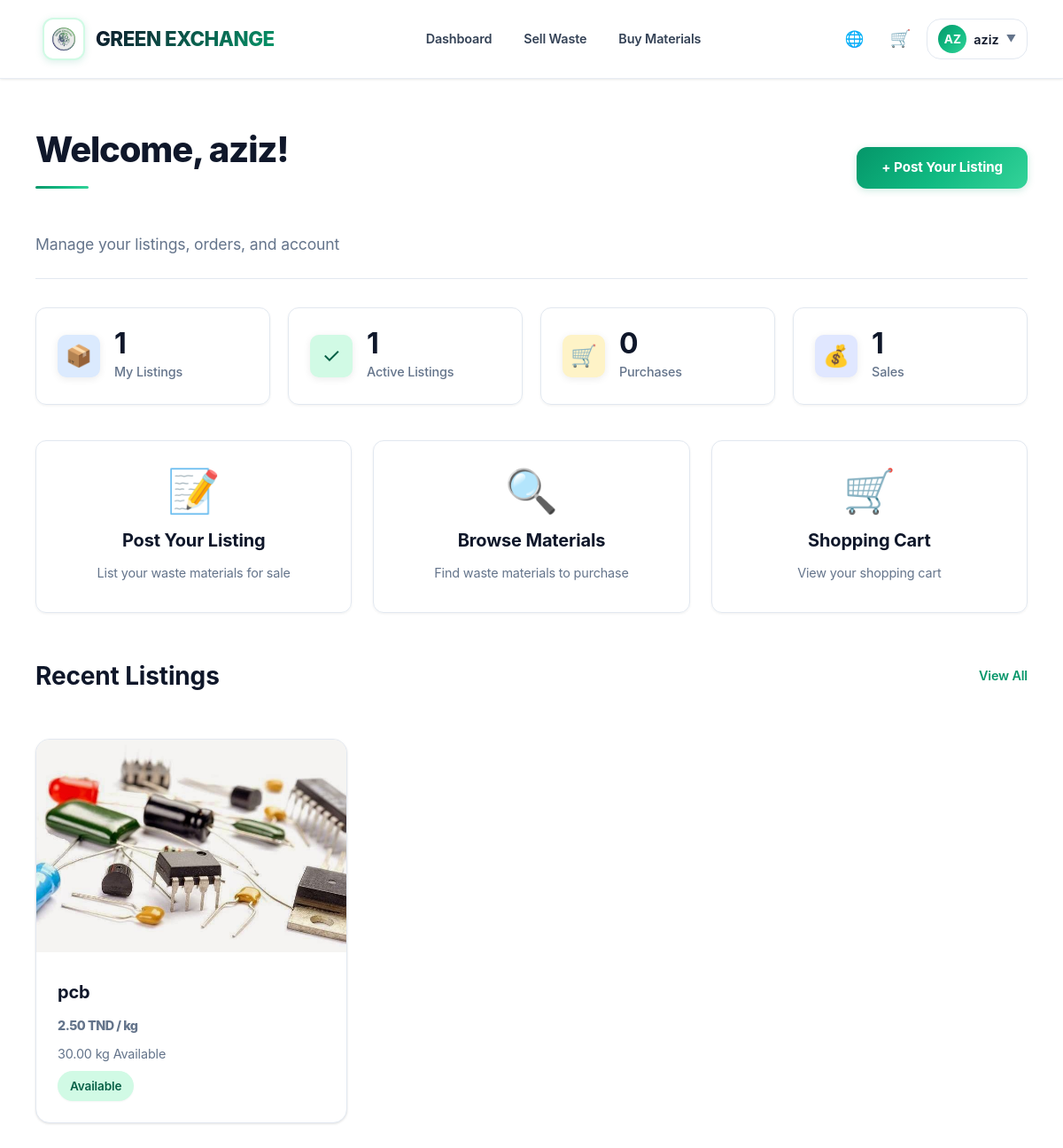
The app's page /pages/dashboard.php (signed in) with its own data.
### tables this page shows
CREATE TABLE users (
    id INTEGER PRIMARY KEY AUTOINCREMENT,
    username VARCHAR(50) UNIQUE NOT NULL,
    email VARCHAR(100) UNIQUE NOT NULL,
    password VARCHAR(255) NOT NULL,
    phone VARCHAR(20),
    address TEXT,
    city VARCHAR(100),
    role VARCHAR(10) DEFAULT 'user' CHECK(role IN ('user', 'admin')),
    verified BOOLEAN DEFAULT 0,
    account_fee_paid BOOLEAN DEFAULT 0,
    created_at DATETIME DEFAULT CURRENT_TIMESTAMP
);

CREATE TABLE posts (
    id INTEGER PRIMARY KEY AUTOINCREMENT,
    user_id INTEGER NOT NULL,
    title VARCHAR(200) NOT NULL,
    description TEXT,
    category VARCHAR(50) NOT NULL,
    waste_type VARCHAR(100) NOT NULL,
    location VARCHAR(200) NOT NULL,
    address TEXT,
    quantity DECIMAL(10, 2) NOT NULL,
    unit VARCHAR(10) NOT NULL CHECK(unit IN ('kg', 'tonnes')),
    price_per_kg DECIMAL(10, 2) NOT NULL,
    transport_by VARCHAR(10) NOT NULL CHECK(transport_by IN ('buyer', 'seller')),
    status VARCHAR(20) DEFAULT 'available' CHECK(status IN ('available', 'pending', 'sold', 'cancelled')),
    created_at DATETIME DEFAULT CURRENT_TIMESTAMP,
    updated_at DATETIME DEFAULT CURRENT_TIMESTAMP,
    FOREIGN KEY (user_id) REFERENCES users(id) ON DELETE CASCADE
);

### config/languages.php (called while the page is built, shortened)
<?php
function getCurrentLanguage() {
    return DEFAULT_LANGUAGE;
}
function loadTranslations($lang) {
    $translations = [];
    $lang_file = __DIR__ . "/../lang/{$lang}.php";
    if (file_exists($lang_file)) {
        if (isset($translations) && is_array($translations) && count($translations) > 0) {
            return $translations;
        }
    }
    return [];
}
function t($key, $params = []) {
    static $translations = null;
    static $current_lang = null;
    $lang = getCurrentLanguage();
    if ($translations === null || $current_lang !== $lang || empty($translations)) {
        $current_lang = $lang;
        $translations = loadTranslations($current_lang);
    }
    $translation = isset($translations[$key]) ? $translations[$key] : $key;
    return $translation;
}

### includes/functions.php (called while the page is built, shortened)
<?php
function isLoggedIn() {
    return isset($_SESSION['user_id']);
}
function getCurrentUser() {
    $pdo = getDB();
    $stmt = $pdo->prepare("SELECT * FROM users WHERE id = ?");
    $stmt->execute([$_SESSION['user_id']]);
    return $stmt->fetch();
}
function isAdmin() {
    $user = getCurrentUser();
    return $user && $user['role'] === 'admin';
}
function escape($string) {
    return htmlspecialchars($string, ENT_QUOTES, 'UTF-8');
}
function formatPrice($price) {
    return number_format((float)$price, 2, '.', ' ') . ' TND';
}

### pages/dashboard.php (the view, shortened to what this page needs)
<?php
require_once __DIR__ . '/../includes/functions.php';
$user = getCurrentUser();
require_once __DIR__ . '/../includes/header.php';
$pdo = getDB();
$total_posts = $pdo->prepare("SELECT COUNT(*) FROM posts WHERE user_id = ?");
$total_posts->execute([$user['id']]);
$total_posts = $total_posts->fetchColumn();
$active_posts = $pdo->prepare("SELECT COUNT(*) FROM posts WHERE user_id = ? AND status = 'available'");
$active_posts->execute([$user['id']]);
$active_posts = $active_posts->fetchColumn();
$total_orders = $pdo->prepare("SELECT COUNT(*) FROM orders WHERE buyer_id = ?");
$total_orders->execute([$user['id']]);
$total_orders = $total_orders->fetchColumn();
$total_sales = $pdo->prepare("SELECT COUNT(*) FROM orders WHERE seller_id = ?");
$total_sales->execute([$user['id']]);
$total_sales = $total_sales->fetchColumn();
$stmt = $pdo->prepare("
    SELECT p.*,
           (SELECT image_path FROM post_images WHERE post_id = p.id AND is_primary = 1 LIMIT 1) as primary_image
    FROM posts p
    WHERE p.user_id = ?
    ORDER BY p.created_at DESC
    LIMIT 4
");
$stmt->execute([$user['id']]);
$recent_posts = $stmt->fetchAll();
?>
<div class="container">
    <div class="dashboard-header">
        <div>
            <h1 class="page-title"><?php echo t('welcome'); ?>, <?php echo escape($user['username']); ?>!</h1>
            <p class="dashboard-subtitle"><?php echo t('manage_account'); ?></p>
        </div>
        <div class="quick-actions-header">
            <a href="/pages/post.php" class="btn btn-primary">+ <?php echo t('post_listing'); ?></a>
        </div>
    </div>
    <div class="dashboard-stats">
        <div class="stat-card">
            <div class="stat-icon" style="background: #dbeafe; color: #1e40af;">📦</div>
            <div class="stat-content">
                <h3><?php echo $total_posts; ?></h3>
                <p><?php echo t('my_listings'); ?></p>
            </div>
        </div>
        <div class="stat-card">
            <div class="stat-icon" style="background: #d1fae5; color: #065f46;">✓</div>
            <div class="stat-content">
                <h3><?php echo $active_posts; ?></h3>
                <p><?php echo t('active_listings'); ?></p>
            </div>
        </div>
        <div class="stat-card">
            <div class="stat-icon" style="background: #fef3c7; color: #92400e;">🛒</div>
            <div class="stat-content">
                <h3><?php echo $total_orders; ?></h3>
                <p><?php echo t('purchases'); ?></p>
            </div>
        </div>
        <div class="stat-card">
            <div class="stat-icon" style="background: #e0e7ff; color: #3730a3;">💰</div>
            <div class="stat-content">
                <h3><?php echo $total_sales; ?></h3>
                <p><?php echo t('sales'); ?></p>
            </div>
        </div>
    </div>
    <div class="dashboard-actions">
        <a href="/pages/post.php" class="action-card">
            <div class="action-icon">📝</div>
            <h3><?php echo t('post_listing'); ?></h3>
            <p><?php echo t('list_for_sale'); ?></p>
        </a>
        <a href="/pages/browse.php" class="action-card">
            <div class="action-icon">🔍</div>
            <h3><?php echo t('browse_materials'); ?></h3>
            <p><?php echo t('find_materials'); ?></p>
        </a>
        <a href="/pages/cart.php" class="action-card">
            <div class="action-icon">🛒</div>
            <h3><?php echo t('shopping_cart'); ?></h3>
            <p><?php echo t('view_cart'); ?></p>
        </a>
    </div>
    <?php if (!empty($recent_posts)): ?>
    <div class="dashboard-section">
        <div class="section-header-flex">
            <h2><?php echo t('recent_listings'); ?></h2>
            <a href="/pages/my-listings.php"><?php echo t('view'); ?> <?php echo t('all'); ?></a>
        </div>
        <div class="listings-grid">
            <?php foreach ($recent_posts as $post): ?>
                <div class="listing-card">
                    <?php if ($post['primary_image']): ?>
                        <img src="<?php echo escape($post['primary_image']); ?>" alt="<?php echo escape($post['title']); ?>">
                    <?php else: ?>
                        <div class="no-image">No Image</div>
                    <?php endif; ?>
                    <div class="listing-info">
                        <h3><a href="/pages/listing.php?id=<?php echo $post['id']; ?>"><?php echo escape($post['title']); ?></a></h3>
                        <p class="price"><?php echo formatPrice($post['price_per_kg']); ?> / kg</p>
                        <p class="quantity"><?php echo $post['formatted_remaining']; ?> <?php echo t('available'); ?></p>
                        <span class="status-badge status-<?php echo $post['status']; ?>">
                            <?php echo t($post['status']); ?>
                        </span>
                    </div>
                </div>
            <?php endforeach; ?>
        </div>
    </div>
    <?php endif; ?>
</div>
<?php require_once __DIR__ . '/../includes/footer.php'; ?>

### includes/header.php (shortened to what this page needs)
<?php
$current_user = getCurrentUser();
?>
<!DOCTYPE html>
<html lang="<?php echo getCurrentLanguage(); ?>" dir="<?php echo getCurrentLanguage() === 'ar' ? 'rtl' : 'ltr'; ?>">
<head>
    <link rel="stylesheet" href="https://cdnjs.cloudflare.com/ajax/libs/font-awesome/6.5.1/css/all.min.css">
    <link rel="stylesheet" href="/assets/css/style.css">
</head>
<body<?php echo isset($admin_page) && $admin_page ? ' class="admin-body"' : ''; ?>>
    <header>
        <div class="header-top">
            <div class="container">
                <div class="header-left">
                    <?php
                    $logo_link = '/';
                    if (isLoggedIn()) {
                        $logo_link = isAdmin() ? '/pages/admin.php' : '/pages/dashboard.php';
                    }
                    ?>
                    <a href="<?php echo $logo_link; ?>" class="logo-link">
                        <img src="/assets/images/logo.png" alt="Green Exchange" class="logo-image">
                        <h1 class="site-title">GREEN EXCHANGE</h1>
                    </a>
                </div>
                <div class="header-center">
                    <?php if (!isLoggedIn() && (basename($_SERVER['PHP_SELF']) == 'index.php' || $_SERVER['REQUEST_URI'] == '/')): ?>
                    <nav class="header-nav">
                        <a href="/#about"><?php echo t('about'); ?></a>
                        <a href="/#fees"><?php echo t('fees'); ?></a>
                    </nav>
                    <?php elseif (isLoggedIn()): ?>
                    <nav class="header-nav">
                        <?php if (!isAdmin()): ?>
                            <a href="/pages/dashboard.php"><?php echo t('dashboard'); ?></a>
                            <a href="/pages/post.php"><?php echo t('sell_waste'); ?></a>
                            <a href="/pages/browse.php"><?php echo t('buy_materials'); ?></a>
                        <?php endif; ?>
                    </nav>
                    <?php endif; ?>
                </div>
                <div class="header-right">
                    <div class="language-selector">
                        <button class="lang-toggle" onclick="toggleLanguageMenu()">
                            <span class="lang-icon">🌐</span>
                        </button>
                    </div>
                    <?php if (isLoggedIn()): ?>
                        <?php if (!isAdmin()): ?>
                            <a href="/pages/cart.php" class="header-icon-btn" title="<?php echo t('cart'); ?>">
                                🛒
                            </a>
                            <div class="user-menu">
                                <button class="user-menu-toggle" onclick="toggleUserMenu()">
                                    <div class="user-avatar">
                                        <?php echo strtoupper(substr($current_user['username'], 0, 2)); ?>
                                    </div>
                                    <span class="user-name"><?php echo escape($current_user['username']); ?></span>
                                    <span class="user-arrow">▼</span>
                                </button>
                            </div>
                        <?php else: ?>
                            <a href="/api/logout.php" class="btn-header btn-small"><?php echo t('logout'); ?></a>
                        <?php endif; ?>
                    <?php else: ?>
                        <a href="/pages/login.php" class="header-link"><?php echo t('login'); ?></a>
                        <a href="/pages/register.php" class="btn-header"><?php echo t('register'); ?></a>
                    <?php endif; ?>
                </div>
            </div>
        </div>
    </header>
    <main>

### pages/dashboard.php (style rules this page uses)
.dashboard-header { display: flex; justify-content: space-between; align-items: center; margin-bottom: 32px; }
.dashboard-subtitle { color: var(--text-gray); font-size: 1.1rem; margin-top: 8px; }
.dashboard-stats { display: grid; grid-template-columns: repeat(auto-fit, minmax(200px, 1fr)); gap: 20px; margin-bottom: 40px; }
.stat-card { background: var(--white); border: 1px solid var(--border-light); border-radius: 12px; padding: 24px; display: flex; gap: 16px; align-items: center; transition: all 0.2s; }
.stat-icon { width: 48px; height: 48px; border-radius: 10px; display: flex; align-items: center; justify-content: center; font-size: 1.5rem; }
.stat-content h3 { font-size: 2rem; font-weight: 700; margin-bottom: 4px; }
.stat-content p { color: var(--text-gray); font-size: 0.9rem; }
.dashboard-actions { display: grid; grid-template-columns: repeat(auto-fit, minmax(250px, 1fr)); gap: 24px; margin-bottom: 48px; }
.action-card { background: var(--white); border: 1px solid var(--border-light); border-radius: 12px; padding: 32px; text-decoration: none; text-align: center; transition: all 0.3s; }
.action-icon { font-size: 3rem; margin-bottom: 16px; }
.action-card h3 { font-size: 1.25rem; color: var(--text-dark); margin-bottom: 8px; }
.action-card p { color: var(--text-gray); font-size: 0.9rem; }
.dashboard-section { margin-bottom: 48px; }
.section-header-flex { display: flex; justify-content: space-between; align-items: center; margin-bottom: 24px; }
.section-header-flex h2 { font-size: 1.75rem; }
.section-header-flex a { color: var(--primary-green); text-decoration: none; font-weight: 600; }

### records on screen
users: username "AZ", username "aziz"
posts: title "pcb", price_per_kg "2.50 TND", formatted_remaining "30.00 kg", status "Available"

### other values on screen
t('dashboard') "Dashboard"
t('sell_waste') "Sell Waste"
t('buy_materials') "Buy Materials"
t('welcome') "Welcome"
t('manage_account') "Manage your listings, orders, and account"
t('post_listing') "Post Your Listing"
$total_posts "1"
t('my_listings') "My Listings"
$active_posts "1"
t('active_listings') "Active Listings"
$total_orders "0"
t('purchases') "Purchases"
$total_sales "1"
t('sales') "Sales"
t('list_for_sale') "List your waste materials for sale"
